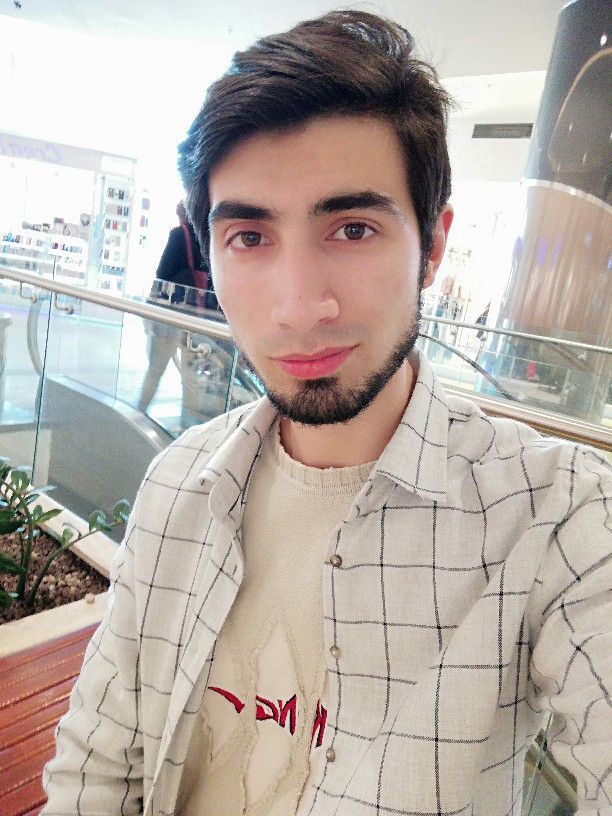
#> input picture İleri Seviye/İnsan ve Yüz Tespitleri/Kullanım 2 Fotoğraflarda Ön Yüz/my_face.jpg, 612 x 816 px
$ python myFace.py
#> lines starting #> are read from the running program, lines starting #| are printed output that depends on the picture; after the words box and inside, x2 and y2 are one past the last pixel; in counts of white or black regions, pixels touching at a corner belong together
import cv2
import numpy as np

frontalFace = cv2.CascadeClassifier("haarcascade_frontalface_default.xml")
resim = cv2.imread("my_face.jpg")
#> resim is the input picture: shape (816, 612, 3); mean B, G, R 166.3, 173.5, 183.5
resimGRAY = cv2.cvtColor(resim,cv2.COLOR_BGR2GRAY)
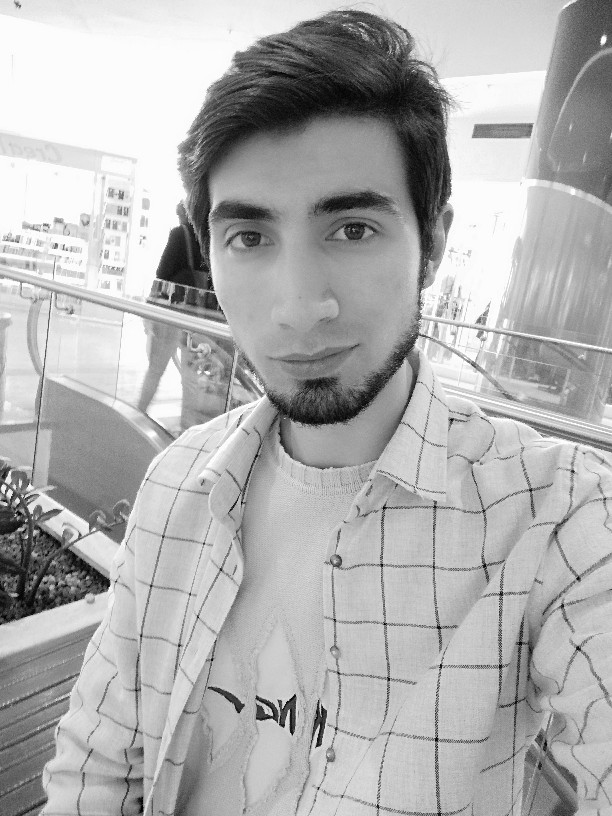
#> resimGRAY: shape (816, 612); min 0, max 255, mean 175.7

face_locs = frontalFace.detectMultiScale(resimGRAY,1.3,2)
#> face_locs = [[135, 98, 350, 350]]
for (x,y,w,h) in face_locs:
    cv2.rectangle(resim,(x,y),(x+w,y+h),[255,0,0],2)
#> this loop made 1 pass
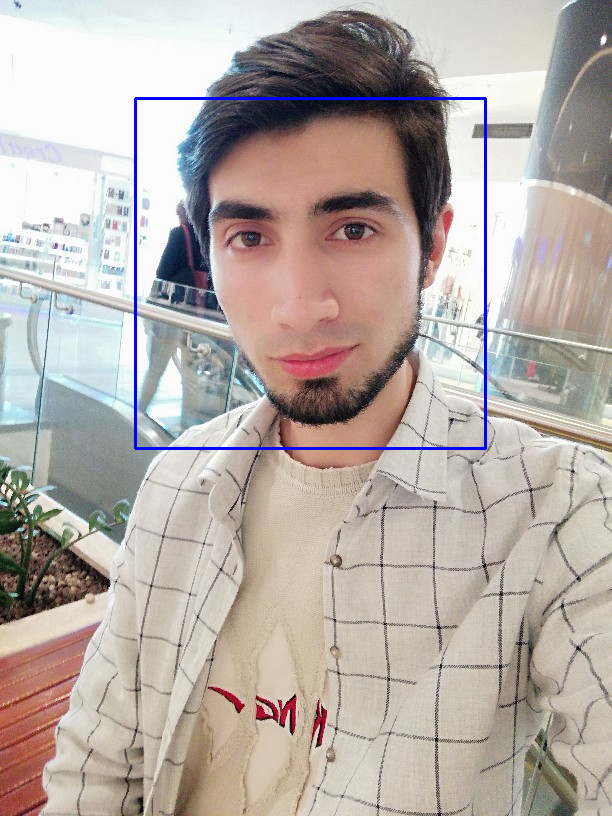
#> resim: shape (816, 612, 3); 0.84% of pixels changed, all inside (x1, y1, x2, y2) = (134, 97, 487, 450)

cv2.imshow("MY FACE",resim)
cv2.waitKey()
cv2.destroyAllWindows()

$ run again, with İleri Seviye/İnsan ve Yüz Tespitleri/Kullanım 2 Fotoğraflarda Ön Yüz/crowded.jpg copied over İleri Seviye/İnsan ve Yüz Tespitleri/Kullanım 2 Fotoğraflarda Ön Yüz/my_face.jpg
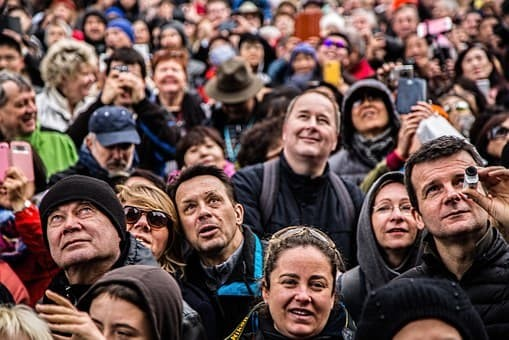
#> input picture İleri Seviye/İnsan ve Yüz Tespitleri/Kullanım 2 Fotoğraflarda Ön Yüz/crowded.jpg, 509 x 340 px
#> resim is the input picture: shape (340, 509, 3); mean B, G, R 78.2, 82.3, 105.9
#> `resimGRAY = cv2.cvtColor(resim,cv2.COLOR_BGR2GRAY)`:
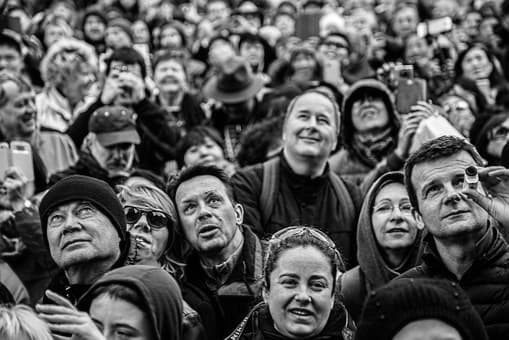
#> resimGRAY: shape (340, 509); min 0, max 255, mean 88.9
#> face_locs = [[83, 13, 24, 24], [392, 11, 26, 26], [96, 127, 49, 49], [282, 92, 64, 64], [30, 110, 58, 58], [171, 176, 69, 69], [365, 184, 60, 60], [41, 192, 62, 62], [262, 251, 82, 82]]
#> the loop `for (x,y,w,h) in face_locs:` made 9 passes
#> after the loop `for (x,y,w,h) in face_locs:`:
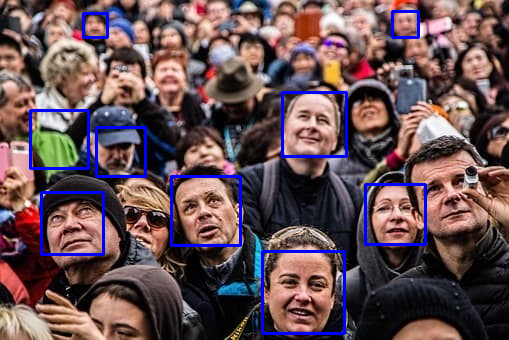
#> resim: shape (340, 509, 3); 3.4% of pixels changed, all inside (x1, y1, x2, y2) = (29, 10, 427, 335)

$ run again, with İleri Seviye/İnsan ve Yüz Tespitleri/Kullanım 2 Fotoğraflarda Ön Yüz/family.jpg copied over İleri Seviye/İnsan ve Yüz Tespitleri/Kullanım 2 Fotoğraflarda Ön Yüz/my_face.jpg
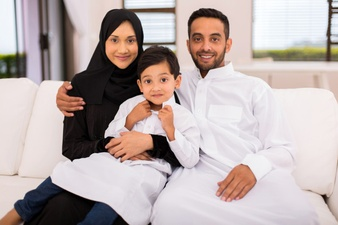
#> input picture İleri Seviye/İnsan ve Yüz Tespitleri/Kullanım 2 Fotoğraflarda Ön Yüz/family.jpg, 338 x 225 px
#> resim is the input picture: shape (225, 338, 3); mean B, G, R 171.1, 173.1, 186.2
#> `resimGRAY = cv2.cvtColor(resim,cv2.COLOR_BGR2GRAY)`:
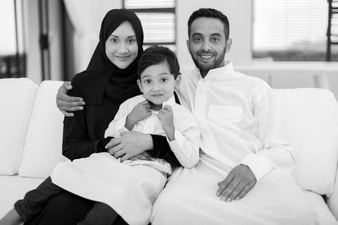
#> resimGRAY: shape (225, 338); min 0, max 255, mean 176.8
#> face_locs = [[98, 21, 48, 48], [181, 17, 53, 53], [132, 61, 48, 48]]
#> the loop `for (x,y,w,h) in face_locs:` made 3 passes
#> after the loop `for (x,y,w,h) in face_locs:`:
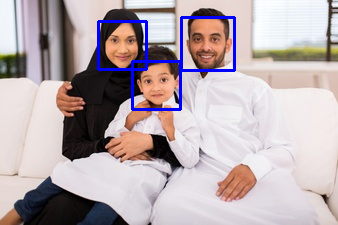
#> resim: shape (225, 338, 3); 2.28% of pixels changed, all inside (x1, y1, x2, y2) = (97, 16, 236, 111)
